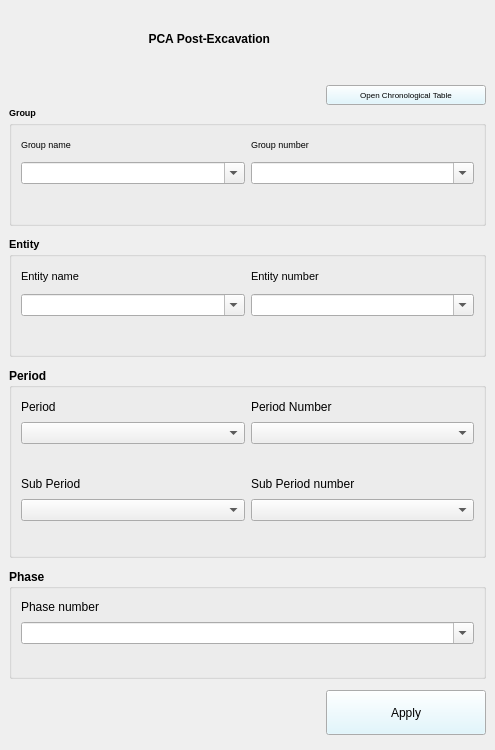
<?xml version="1.0" encoding="UTF-8"?>
<ui version="4.0">
 <class>PCAPostExcavationDockWidgetBase</class>
 <widget class="QDockWidget" name="PCAPostExcavationDockWidgetBase">
  <property name="windowModality">
   <enum>Qt::NonModal</enum>
  </property>
  <property name="geometry">
   <rect>
    <x>0</x>
    <y>0</y>
    <width>495</width>
    <height>750</height>
   </rect>
  </property>
  <property name="sizePolicy">
   <sizepolicy hsizetype="Preferred" vsizetype="Minimum">
    <horstretch>0</horstretch>
    <verstretch>0</verstretch>
   </sizepolicy>
  </property>
  <property name="minimumSize">
   <size>
    <width>0</width>
    <height>0</height>
   </size>
  </property>
  <property name="maximumSize">
   <size>
    <width>16777215</width>
    <height>16777215</height>
   </size>
  </property>
  <property name="styleSheet">
   <string notr="true"/>
  </property>
  <property name="windowTitle">
   <string>PCA Post-Excavation</string>
  </property>
  <widget class="QWidget" name="dockWidgetContents">
   <property name="maximumSize">
    <size>
     <width>16777215</width>
     <height>750</height>
    </size>
   </property>
   <layout class="QGridLayout" name="gridLayout">
    <property name="sizeConstraint">
     <enum>QLayout::SetDefaultConstraint</enum>
    </property>
    <item row="2" column="4">
     <widget class="QPushButton" name="open_pdf_pushButton">
      <property name="minimumSize">
       <size>
        <width>160</width>
        <height>20</height>
       </size>
      </property>
      <property name="maximumSize">
       <size>
        <width>100000</width>
        <height>0</height>
       </size>
      </property>
      <property name="palette">
       <palette>
        <active>
         <colorrole role="Button">
          <brush brushstyle="SolidPattern">
           <color alpha="255">
            <red>217</red>
            <green>246</green>
            <blue>255</blue>
           </color>
          </brush>
         </colorrole>
        </active>
        <inactive>
         <colorrole role="Button">
          <brush brushstyle="SolidPattern">
           <color alpha="255">
            <red>217</red>
            <green>246</green>
            <blue>255</blue>
           </color>
          </brush>
         </colorrole>
        </inactive>
        <disabled>
         <colorrole role="Button">
          <brush brushstyle="SolidPattern">
           <color alpha="255">
            <red>217</red>
            <green>246</green>
            <blue>255</blue>
           </color>
          </brush>
         </colorrole>
        </disabled>
       </palette>
      </property>
      <property name="font">
       <font>
        <pointsize>6</pointsize>
        <weight>50</weight>
        <bold>false</bold>
       </font>
      </property>
      <property name="layoutDirection">
       <enum>Qt::LeftToRight</enum>
      </property>
      <property name="autoFillBackground">
       <bool>false</bool>
      </property>
      <property name="text">
       <string>Open Chronological Table</string>
      </property>
     </widget>
    </item>
    <item row="1" column="2">
     <widget class="QLabel" name="label">
      <property name="maximumSize">
       <size>
        <width>50</width>
        <height>50</height>
       </size>
      </property>
      <property name="text">
       <string/>
      </property>
      <property name="pixmap">
       <pixmap>icons/pca_logo_icon.png</pixmap>
      </property>
      <property name="scaledContents">
       <bool>true</bool>
      </property>
     </widget>
    </item>
    <item row="4" column="0" colspan="5">
     <widget class="QGroupBox" name="groupBox">
      <property name="sizePolicy">
       <sizepolicy hsizetype="Preferred" vsizetype="Minimum">
        <horstretch>0</horstretch>
        <verstretch>0</verstretch>
       </sizepolicy>
      </property>
      <property name="maximumSize">
       <size>
        <width>16777215</width>
        <height>120</height>
       </size>
      </property>
      <property name="font">
       <font>
        <pointsize>8</pointsize>
        <weight>75</weight>
        <bold>true</bold>
       </font>
      </property>
      <property name="title">
       <string>Entity</string>
      </property>
      <layout class="QGridLayout" name="gridLayout_7">
       <item row="1" column="1">
        <widget class="QComboBox" name="entity_number_comboBox_2">
         <property name="maximumSize">
          <size>
           <width>1241234</width>
           <height>16777215</height>
          </size>
         </property>
         <property name="font">
          <font>
           <pointsize>8</pointsize>
           <weight>50</weight>
           <bold>false</bold>
          </font>
         </property>
         <property name="editable">
          <bool>true</bool>
         </property>
        </widget>
       </item>
       <item row="2" column="0" colspan="2">
        <widget class="QLabel" name="multientity_label">
         <property name="font">
          <font>
           <pointsize>6</pointsize>
           <weight>50</weight>
           <italic>true</italic>
           <bold>false</bold>
          </font>
         </property>
         <property name="text">
          <string/>
         </property>
         <property name="wordWrap">
          <bool>true</bool>
         </property>
        </widget>
       </item>
       <item row="1" column="0">
        <widget class="QComboBox" name="entity_name_comboBox_2">
         <property name="font">
          <font>
           <pointsize>8</pointsize>
           <weight>50</weight>
           <bold>false</bold>
          </font>
         </property>
         <property name="editable">
          <bool>true</bool>
         </property>
         <property name="placeholderText">
          <string/>
         </property>
        </widget>
       </item>
       <item row="0" column="1">
        <widget class="QLabel" name="label_19">
         <property name="font">
          <font>
           <pointsize>8</pointsize>
           <weight>50</weight>
           <bold>false</bold>
          </font>
         </property>
         <property name="text">
          <string>Entity number</string>
         </property>
        </widget>
       </item>
       <item row="0" column="0">
        <widget class="QLabel" name="label_18">
         <property name="font">
          <font>
           <pointsize>8</pointsize>
           <weight>50</weight>
           <bold>false</bold>
          </font>
         </property>
         <property name="text">
          <string>Entity name</string>
         </property>
        </widget>
       </item>
      </layout>
     </widget>
    </item>
    <item row="7" column="4">
     <widget class="QPushButton" name="apply_attribute_pushButton">
      <property name="sizePolicy">
       <sizepolicy hsizetype="Preferred" vsizetype="Fixed">
        <horstretch>0</horstretch>
        <verstretch>0</verstretch>
       </sizepolicy>
      </property>
      <property name="minimumSize">
       <size>
        <width>130</width>
        <height>45</height>
       </size>
      </property>
      <property name="maximumSize">
       <size>
        <width>100000</width>
        <height>45</height>
       </size>
      </property>
      <property name="palette">
       <palette>
        <active>
         <colorrole role="Button">
          <brush brushstyle="SolidPattern">
           <color alpha="255">
            <red>217</red>
            <green>246</green>
            <blue>255</blue>
           </color>
          </brush>
         </colorrole>
        </active>
        <inactive>
         <colorrole role="Button">
          <brush brushstyle="SolidPattern">
           <color alpha="255">
            <red>217</red>
            <green>246</green>
            <blue>255</blue>
           </color>
          </brush>
         </colorrole>
        </inactive>
        <disabled>
         <colorrole role="Button">
          <brush brushstyle="SolidPattern">
           <color alpha="255">
            <red>217</red>
            <green>246</green>
            <blue>255</blue>
           </color>
          </brush>
         </colorrole>
        </disabled>
       </palette>
      </property>
      <property name="font">
       <font>
        <pointsize>9</pointsize>
       </font>
      </property>
      <property name="toolTip">
       <string>To activate the Apply button, at least one feature must be selected.</string>
      </property>
      <property name="layoutDirection">
       <enum>Qt::LeftToRight</enum>
      </property>
      <property name="autoFillBackground">
       <bool>false</bool>
      </property>
      <property name="styleSheet">
       <string notr="true"/>
      </property>
      <property name="text">
       <string>Apply</string>
      </property>
     </widget>
    </item>
    <item row="5" column="0" colspan="5">
     <widget class="QGroupBox" name="groupBox_2">
      <property name="sizePolicy">
       <sizepolicy hsizetype="Preferred" vsizetype="Minimum">
        <horstretch>0</horstretch>
        <verstretch>0</verstretch>
       </sizepolicy>
      </property>
      <property name="maximumSize">
       <size>
        <width>16777215</width>
        <height>190</height>
       </size>
      </property>
      <property name="font">
       <font>
        <weight>75</weight>
        <bold>true</bold>
       </font>
      </property>
      <property name="title">
       <string>Period</string>
      </property>
      <layout class="QGridLayout" name="gridLayout_8">
       <item row="4" column="0">
        <widget class="QComboBox" name="sub_period_comboBox_2">
         <property name="font">
          <font>
           <weight>50</weight>
           <bold>false</bold>
          </font>
         </property>
        </widget>
       </item>
       <item row="1" column="0">
        <widget class="QComboBox" name="period_comboBox_2">
         <property name="font">
          <font>
           <weight>50</weight>
           <bold>false</bold>
          </font>
         </property>
         <property name="editable">
          <bool>false</bool>
         </property>
         <property name="placeholderText">
          <string/>
         </property>
        </widget>
       </item>
       <item row="3" column="1">
        <widget class="QLabel" name="label_24">
         <property name="font">
          <font>
           <weight>50</weight>
           <bold>false</bold>
          </font>
         </property>
         <property name="text">
          <string>Sub Period number</string>
         </property>
        </widget>
       </item>
       <item row="4" column="1">
        <widget class="QComboBox" name="subperiod_number_comboBox_2">
         <property name="maximumSize">
          <size>
           <width>16777215</width>
           <height>16777215</height>
          </size>
         </property>
         <property name="font">
          <font>
           <weight>50</weight>
           <bold>false</bold>
          </font>
         </property>
        </widget>
       </item>
       <item row="2" column="0" colspan="2">
        <widget class="QLabel" name="multiperiod_label">
         <property name="font">
          <font>
           <pointsize>6</pointsize>
           <weight>50</weight>
           <italic>true</italic>
           <bold>false</bold>
          </font>
         </property>
         <property name="text">
          <string/>
         </property>
         <property name="wordWrap">
          <bool>true</bool>
         </property>
        </widget>
       </item>
       <item row="0" column="1">
        <widget class="QLabel" name="label_22">
         <property name="font">
          <font>
           <weight>50</weight>
           <bold>false</bold>
          </font>
         </property>
         <property name="text">
          <string>Period Number</string>
         </property>
        </widget>
       </item>
       <item row="0" column="0">
        <widget class="QLabel" name="label_21">
         <property name="font">
          <font>
           <weight>50</weight>
           <bold>false</bold>
          </font>
         </property>
         <property name="text">
          <string>Period</string>
         </property>
        </widget>
       </item>
       <item row="1" column="1">
        <widget class="QComboBox" name="period_number_comboBox_2">
         <property name="maximumSize">
          <size>
           <width>16777215</width>
           <height>16777215</height>
          </size>
         </property>
         <property name="font">
          <font>
           <weight>50</weight>
           <bold>false</bold>
          </font>
         </property>
        </widget>
       </item>
       <item row="5" column="0" colspan="2">
        <widget class="QLabel" name="multisubperiod_label">
         <property name="font">
          <font>
           <pointsize>6</pointsize>
           <weight>50</weight>
           <italic>true</italic>
           <bold>false</bold>
          </font>
         </property>
         <property name="text">
          <string/>
         </property>
         <property name="wordWrap">
          <bool>true</bool>
         </property>
        </widget>
       </item>
       <item row="3" column="0">
        <widget class="QLabel" name="label_23">
         <property name="font">
          <font>
           <weight>50</weight>
           <bold>false</bold>
          </font>
         </property>
         <property name="text">
          <string>Sub Period</string>
         </property>
        </widget>
       </item>
      </layout>
     </widget>
    </item>
    <item row="2" column="3">
     <spacer name="horizontalSpacer">
      <property name="orientation">
       <enum>Qt::Horizontal</enum>
      </property>
      <property name="sizeHint" stdset="0">
       <size>
        <width>40</width>
        <height>20</height>
       </size>
      </property>
     </spacer>
    </item>
    <item row="6" column="0" colspan="5">
     <widget class="QGroupBox" name="groupBox_3">
      <property name="sizePolicy">
       <sizepolicy hsizetype="Preferred" vsizetype="Minimum">
        <horstretch>0</horstretch>
        <verstretch>0</verstretch>
       </sizepolicy>
      </property>
      <property name="maximumSize">
       <size>
        <width>16777215</width>
        <height>110</height>
       </size>
      </property>
      <property name="font">
       <font>
        <weight>75</weight>
        <bold>true</bold>
       </font>
      </property>
      <property name="title">
       <string>Phase</string>
      </property>
      <layout class="QVBoxLayout" name="verticalLayout">
       <item>
        <widget class="QLabel" name="label_26">
         <property name="font">
          <font>
           <weight>50</weight>
           <bold>false</bold>
          </font>
         </property>
         <property name="text">
          <string>Phase number</string>
         </property>
        </widget>
       </item>
       <item>
        <widget class="QComboBox" name="phase_comboBox_2">
         <property name="maximumSize">
          <size>
           <width>13224213</width>
           <height>16777215</height>
          </size>
         </property>
         <property name="font">
          <font>
           <weight>50</weight>
           <bold>false</bold>
          </font>
         </property>
         <property name="styleSheet">
          <string notr="true"/>
         </property>
         <property name="editable">
          <bool>true</bool>
         </property>
        </widget>
       </item>
       <item>
        <widget class="QLabel" name="multiphase_label">
         <property name="font">
          <font>
           <pointsize>6</pointsize>
           <weight>50</weight>
           <italic>true</italic>
           <bold>false</bold>
          </font>
         </property>
         <property name="text">
          <string/>
         </property>
         <property name="wordWrap">
          <bool>true</bool>
         </property>
        </widget>
       </item>
      </layout>
     </widget>
    </item>
    <item row="3" column="0" colspan="5">
     <widget class="QGroupBox" name="Group_box_4">
      <property name="enabled">
       <bool>true</bool>
      </property>
      <property name="sizePolicy">
       <sizepolicy hsizetype="Preferred" vsizetype="Minimum">
        <horstretch>0</horstretch>
        <verstretch>0</verstretch>
       </sizepolicy>
      </property>
      <property name="minimumSize">
       <size>
        <width>0</width>
        <height>0</height>
       </size>
      </property>
      <property name="maximumSize">
       <size>
        <width>16777215</width>
        <height>120</height>
       </size>
      </property>
      <property name="font">
       <font>
        <pointsize>7</pointsize>
        <weight>75</weight>
        <bold>true</bold>
       </font>
      </property>
      <property name="styleSheet">
       <string notr="true"/>
      </property>
      <property name="title">
       <string>Group</string>
      </property>
      <layout class="QGridLayout" name="gridLayout_3">
       <item row="1" column="1">
        <widget class="QLabel" name="label_16">
         <property name="font">
          <font>
           <pointsize>7</pointsize>
           <weight>50</weight>
           <bold>false</bold>
          </font>
         </property>
         <property name="text">
          <string>Group number</string>
         </property>
        </widget>
       </item>
       <item row="2" column="1">
        <widget class="QComboBox" name="group_number_comboBox_2">
         <property name="maximumSize">
          <size>
           <width>12312312</width>
           <height>16777215</height>
          </size>
         </property>
         <property name="font">
          <font>
           <pointsize>7</pointsize>
           <weight>50</weight>
           <bold>false</bold>
          </font>
         </property>
         <property name="styleSheet">
          <string notr="true"/>
         </property>
         <property name="editable">
          <bool>true</bool>
         </property>
        </widget>
       </item>
       <item row="1" column="0">
        <widget class="QLabel" name="label_15">
         <property name="font">
          <font>
           <pointsize>7</pointsize>
           <weight>50</weight>
           <bold>false</bold>
          </font>
         </property>
         <property name="text">
          <string>Group name</string>
         </property>
        </widget>
       </item>
       <item row="2" column="0">
        <widget class="QComboBox" name="group_name_comboBox_2">
         <property name="font">
          <font>
           <pointsize>7</pointsize>
           <weight>50</weight>
           <bold>false</bold>
          </font>
         </property>
         <property name="styleSheet">
          <string notr="true"/>
         </property>
         <property name="editable">
          <bool>true</bool>
         </property>
         <property name="placeholderText">
          <string/>
         </property>
        </widget>
       </item>
       <item row="3" column="0">
        <widget class="QLabel" name="multigroup_label">
         <property name="font">
          <font>
           <pointsize>6</pointsize>
           <weight>50</weight>
           <italic>true</italic>
           <bold>false</bold>
          </font>
         </property>
         <property name="text">
          <string/>
         </property>
         <property name="wordWrap">
          <bool>true</bool>
         </property>
        </widget>
       </item>
      </layout>
     </widget>
    </item>
    <item row="7" column="3">
     <spacer name="horizontalSpacer_3">
      <property name="orientation">
       <enum>Qt::Horizontal</enum>
      </property>
      <property name="sizeHint" stdset="0">
       <size>
        <width>40</width>
        <height>20</height>
       </size>
      </property>
     </spacer>
    </item>
    <item row="1" column="4" alignment="Qt::AlignRight">
     <widget class="QLabel" name="label_2">
      <property name="maximumSize">
       <size>
        <width>50</width>
        <height>50</height>
       </size>
      </property>
      <property name="text">
       <string/>
      </property>
      <property name="pixmap">
       <pixmap>icons/pca_logo_icon.png</pixmap>
      </property>
      <property name="scaledContents">
       <bool>true</bool>
      </property>
     </widget>
    </item>
    <item row="1" column="3" alignment="Qt::AlignHCenter">
     <widget class="QLabel" name="label_3">
      <property name="font">
       <font>
        <pointsize>9</pointsize>
        <weight>75</weight>
        <bold>true</bold>
       </font>
      </property>
      <property name="text">
       <string>                    PCA Post-Excavation</string>
      </property>
     </widget>
    </item>
   </layout>
  </widget>
 </widget>
 <resources/>
 <connections/>
</ui>
